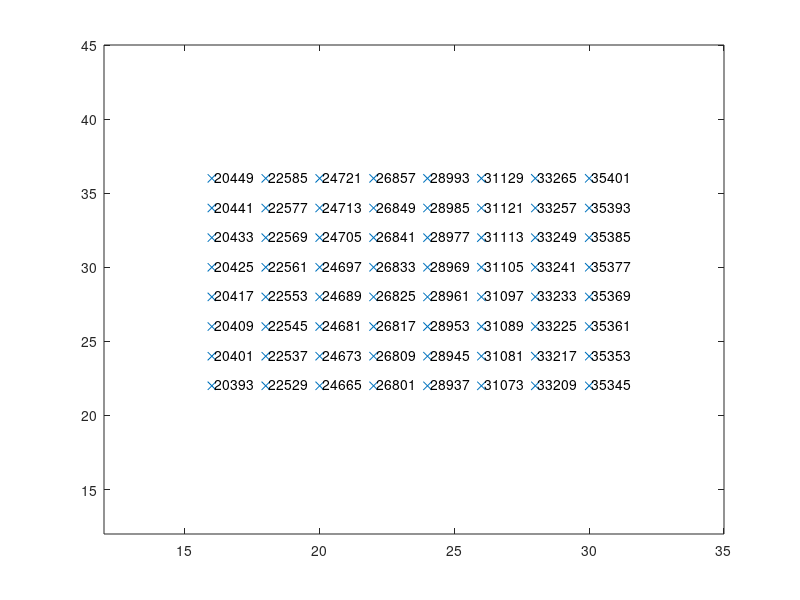

Reproduce this figure in MATLAB.
mignsx = 8;
migosx = 4;
migdsx = 1;

mignsy = 8;
migosy = 7;
migdsy = 1;

nmig = mignsx*mignsy;

xshot=migosx:migdsx:migosx+mignsx*migdsx;
yshot=migosy:migdsy:migosy+mignsy*migdsy;

ShotsList = zeros(nmig,1);
XLines = zeros(nmig,1);
YLines = zeros(nmig,1);
CurrentShot = 1;

for isx = 1:mignsx
    for isy = 1:mignsy
        xline = 9+2*xshot(isx)-1;
        XLines(CurrentShot) = xline;
        yline = 9+2*yshot(isy)-1;
        YLines(CurrentShot) = yline;
        
        N=1+20+4*(yline-2)+(20+4*(xline-2))*267;
        
        ShotsList(CurrentShot) = N;
        CurrentShot = CurrentShot + 1;
    end
end
    

b = num2str(ShotsList); c = cellstr(b);

dx = 0.1; dy = 0.1; % displacement so the text does not overlay the data points

plot(XLines,YLines,'x');
text(XLines+dx, YLines+dy, c);
axis([12 35 12 45]);
